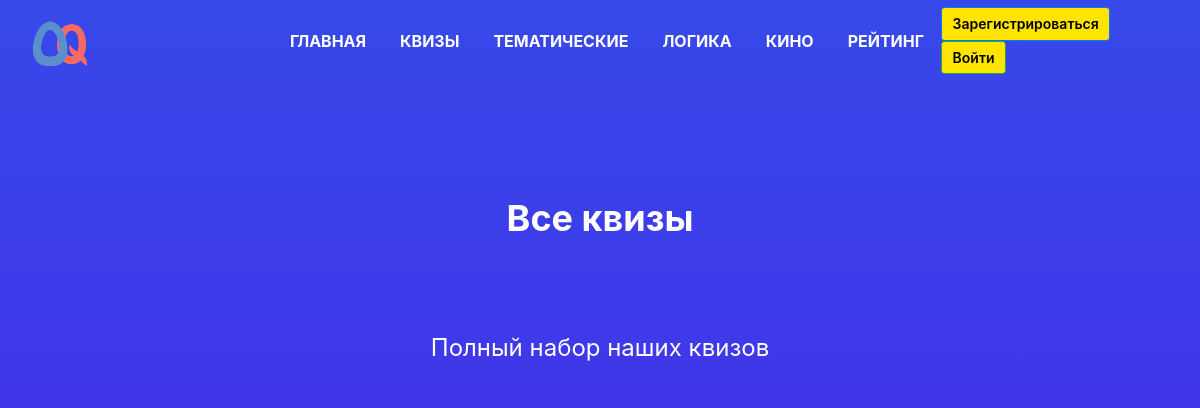
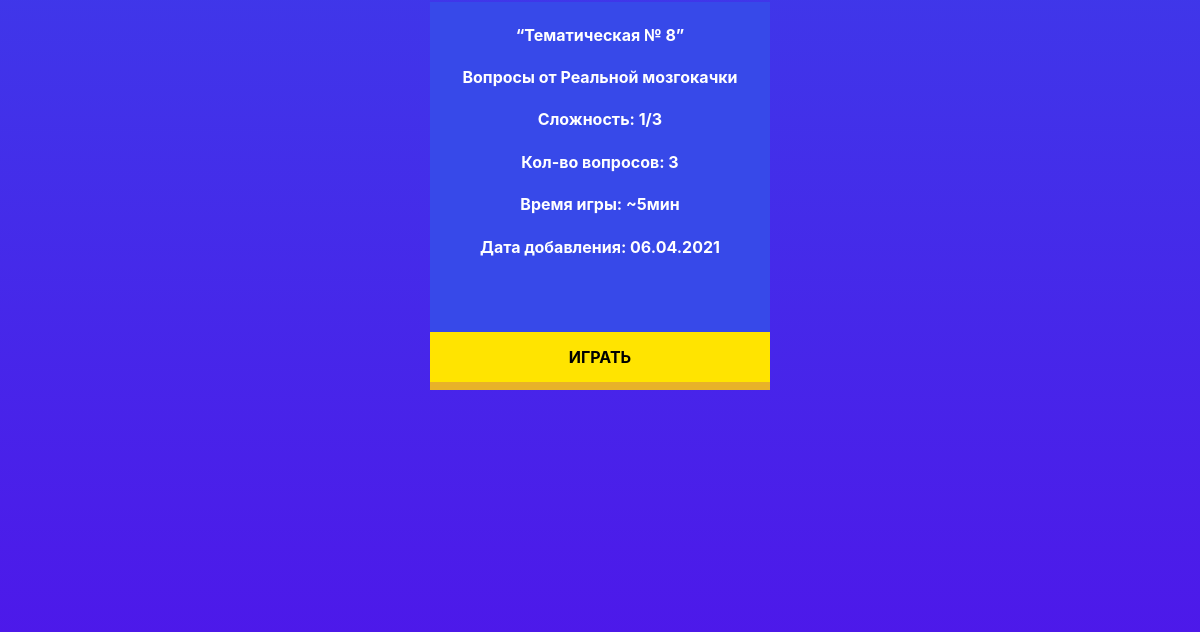
/quizzes (upper part), run on an earlier commit of the app's database (2 pictures, top to bottom).
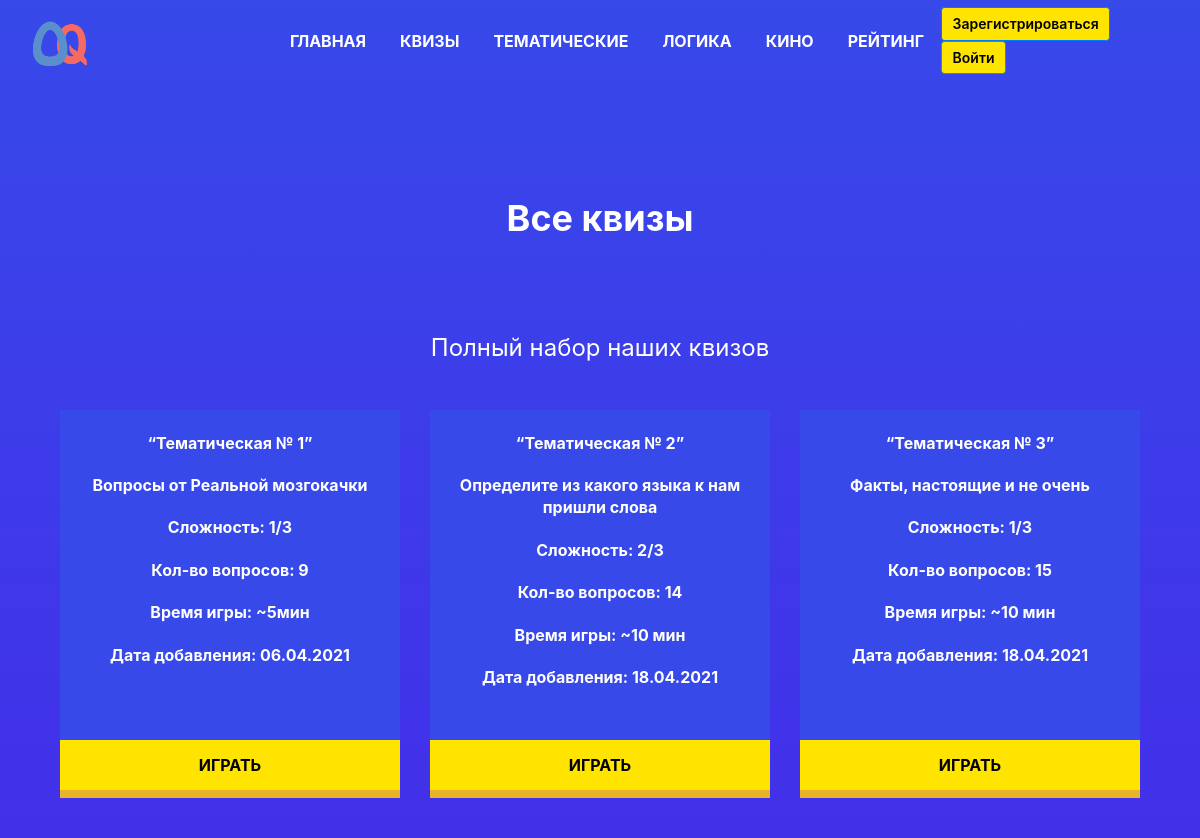
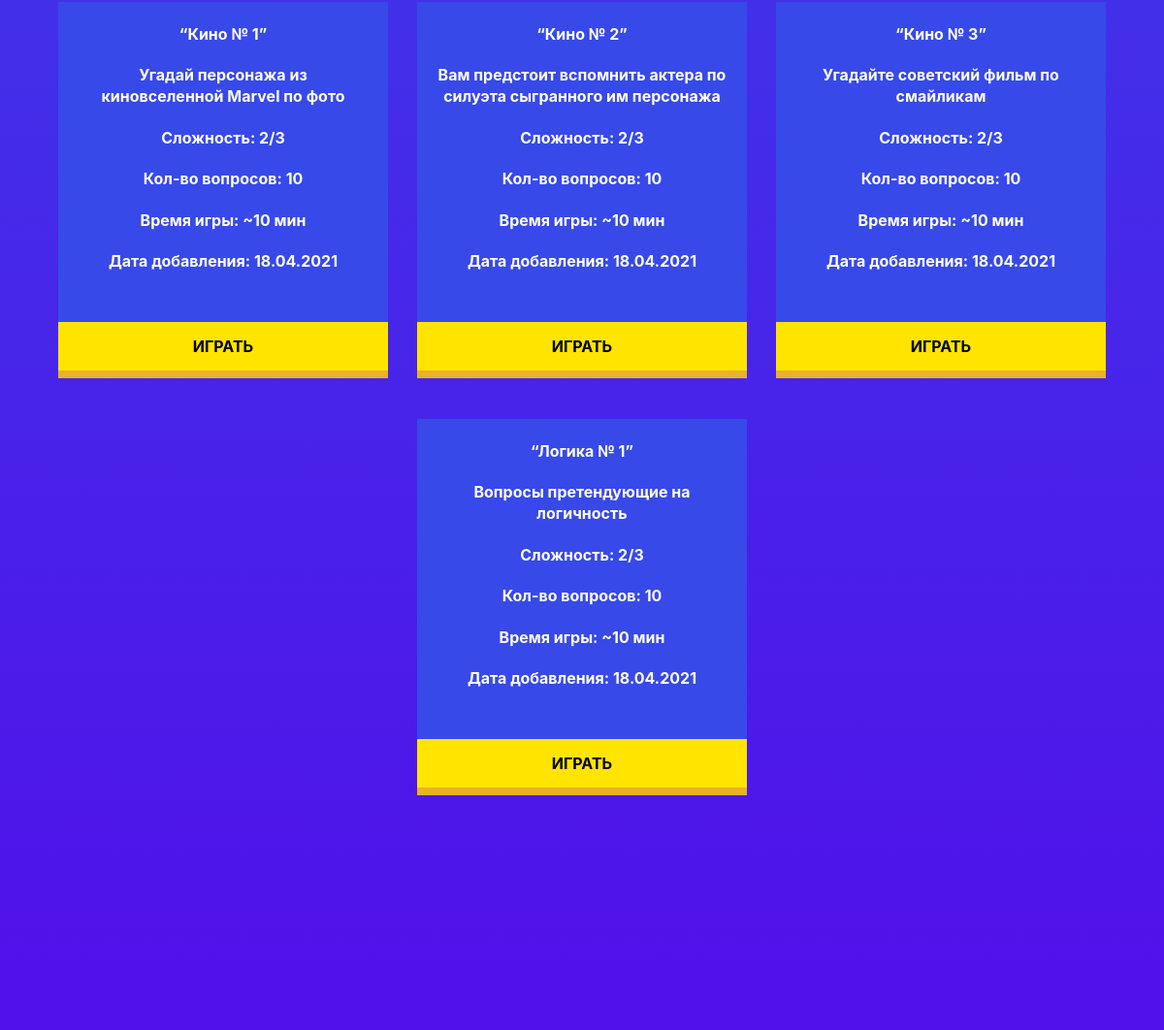
And on a later commit of the database (2 pictures, top to bottom).
### data/quizes.py (models this page shows)
class Quiz(SqlAlchemyBase, SerializerMixin):
    __tablename__ = 'quizes'
    id = sqlalchemy.Column(sqlalchemy.Integer,
                           primary_key=True, autoincrement=True)
    title = sqlalchemy.Column(sqlalchemy.String, nullable=True)
    questions = sqlalchemy.Column(sqlalchemy.String, nullable=True)
    description = sqlalchemy.Column(sqlalchemy.String, nullable=True)
    difficulty = sqlalchemy.Column(sqlalchemy.String, nullable=True)
    game_time = sqlalchemy.Column(sqlalchemy.String, nullable=True)
    created_date = sqlalchemy.Column(sqlalchemy.DateTime,
                                     default=datetime.datetime.now)

### views.py (the view)
@app.route('/quizzes')
def quizzes():
    quizzes_info = []
    db_sess = db_session.create_session()
    quizzes = db_sess.query(Quiz).all()
    for quiz in quizzes:
        quizzes_info.append((quiz.id, quiz.title, quiz.description, quiz.difficulty,
                             len(quiz.questions.split("~")), quiz.game_time,
                             quiz.created_date.strftime("%d.%m.%Y")))
    return render_template('quizzes.html', quizzes=quizzes_info, title="Все квизы",
                           description="Полный набор наших квизов")

### data/db_session.py (called while the page is built)
def create_session() -> Session:
    global __factory
    return __factory()

### templates/quizzes.html (shortened to what this page needs)
{% extends "base.html" %}
{% block content %}
	<div class="second_block__content quizzes__block">
		<div class="container">
			<div class="second_block__title quizzes__block__title">{{ title }}</div>
			<div class="quizzes__block__description">{{ description }}</div>
			<div class="second_block__quizes">
				<div class="row justify-content-center">
					{% for quiz in quizzes %}
					  	<div class="second_block__quiz__wrap quizzes__block__wrap">
					  	 	<div class="col-sm">
						    	<div class="second_block__quiz__content">
						    		<div class="alert">
		  								<ul class="second_block__quiz__info">
		  									<li class="second_block__quiz__info__item">
												{{ quiz[1] }}
		  									</li>
		  									<li class="second_block__quiz__info__item">
												{{ quiz[2] }}
		  									</li>
		  									<li class="second_block__quiz__info__item">
												Сложность: {{ quiz[3] }}
		  									</li>
		  									<li class="second_block__quiz__info__item">
												Кол-во вопросов: {{ quiz[4] }}
		  									</li>
		  									<li class="second_block__quiz__info__item">
												Время игры: {{ quiz[5] }}
		  									</li>
		  									<li class="second_block__quiz__info__item">
												Дата добавления: {{ quiz[6] }}
		  									</li>
		  								</ul>
									</div>
						    	</div>
					    	</div>
					    	<div class="second_block__quiz__btn">
		  						<a class="yellow__btn" href="/quiz/{{quiz[0]}}" role="button">Играть</a>
		  					</div>
					  	</div>
					{% endfor %}
				</div>
			</div>
		</div>
	</div>
{% endblock %}

### templates/base.html (shortened to what this page needs)
<!doctype html>
<html lang="en">
<head>
    <link rel="stylesheet"
          href="https://stackpath.bootstrapcdn.com/bootstrap/4.4.1/css/bootstrap.min.css"
>
    <link rel="stylesheet" type="text/css" href="/static/css/style.css"/>
</head>
<body>
  <div class="wrapper">
    <div class="header">
      <header>
        <nav class="navbar navbar-expand-lg navbar-light">
          <div class="container-fluid">
              <a class="navbar-brand" href="/">
                <img class="navbar__logo" src="../static/img/logo.png" width="64px" height="64px;">
              </a>
              {% if current_user.is_authenticated %}
                  <div class="collapse navbar-collapse" id="navbarNav">
              {% else %}
                  <div class="collapse navbar-collapse navbar__margin" id="navbarNav">
              {% endif %}
                <ul class="navbar-nav">
                  <li class="nav-item">
                    <a class="nav-link active" aria-current="page" href="/">ГЛАВНАЯ</a>
                  </li>
                  <li class="nav-item">
                    <a class="nav-link" href="/quizzes">КВИЗЫ</a>
                  </li>
                  <li class="nav-item">
                    <a class="nav-link" href="/thematic">ТЕМАТИЧЕСКИЕ</a>
                  </li>
                  <li class="nav-item">
                    <a class="nav-link" href="/logic">ЛОГИКА</a>
                  </li>
                  <li class="nav-item">
                    <a class="nav-link" href="/movie">КИНО</a>
                  </li>
                  <li class="nav-item">
                    <a class="nav-link" href="/rating">РЕЙТИНГ</a>
                  </li>
                </ul>
              </div>
              {% if current_user.is_authenticated %}
                  <div class="user_name__wrapper">
                    <a class="nav-link user_name" href="/profile/{{current_user.name}}">{{ current_user.name }}</a>
                  </div>
              {% else %}
                  <div class="form__btns">
                      <a class="btn btn-primary form__btn" href="/register">Зарегистрироваться</a>
                      <a class="btn btn-success form__btn" href="/login">Войти</a>
                  </div>
              {% endif %}
          </div>
        </nav>
      </header>
    </div>
    <div class="content">
      <main role="main">
        {% block content %}{% endblock %}
      </main>
    </div>
  </div>
</body>
</html>

### static/css/style.css (style rules this page uses)
* { padding: 0; margin: 0; border: 0; }
*,*:before,*:after { -moz-box-sizing: border-box; -webkit-box-sizing: border-box; box-sizing: border-box; }
nav,footer,header,aside { display: block; }
html,body { height: 100%; width: 100%; font-size: 100%; line-height: 1; font-size: 14px; -ms-text-size-adjust: 100%; -moz-text-size-adjust: 100%; -webkit-text-size-adjust: 100%; }
a, a:visited { text-decoration: none; }
ul li { list-style: none; }
img { vertical-align: top; }
body { position: relative; height: 100%; width: 100%; }
.wrapper { background: -webkit-gradient(linear,left top,left bottom,from(#3749e9),to(#5800ea)); display: flex; flex-direction: column; }
.container { max-width: 1170px; }
.content { margin-bottom: 100px; }
.navbar { width: 100%; position: fixed; z-index: 999; background: transparent; transition: background 500ms linear; }
.navbar-collapse { justify-content: center; }
.navbar-brand { width: 64px; height: 64px; }
.nav-item { padding: 0px 10px; font-size: 16px; font-weight: bold; }
.nav-item a { color: white !important; }
.yellow__btn { font-style: normal; font-weight: 900; font-size: 16px; line-height: 20px; display: inline-block; align-items: center; text-transform: uppercase; color: #000000; background: #FFE400; box-shadow: 0px 8px 0px #e8b229; text-decoration: none; transition: all 0.5s ease; outline: none; border: none; position: relative; cursor: pointer; width: 150px; height: 50px; font-weight: bold; }
.second_block__content { text-align: center; margin-top: 100px; }
.second_block__title { color: #ffffff; font-size: 24px; font-weight: bold; margin-bottom: 50px; margin-top: 70px; }
.second_block__quiz__info__item { padding: 10px 0px; font-size: 16px; color: #fff; font-weight: bold; line-height: 12px; }
.second_block__quiz__info li { line-height: 1.4em; }
.second_block__quiz__btn a { width: 340px; height: 50px; padding: 15px 0px 15px 0px; }
.second_block__quiz__wrap { width: 370px; }
.second_block__quiz__content { background-color: #3749e9; height: 330px; }
.form__btn { background: #FFE400; color: black; font-weight: 600; margin-right: 5px; transition: all 500ms ease; }
.navbar__margin { margin-left: 166px; }
.quizzes__block { margin-bottom: 50%; }
.quizzes__block__wrap { margin-bottom: 50px; }
.quizzes__block__title { font-size: 36px; margin-top: 200px; margin-bottom: 100px; }
.quizzes__block__description { color: #ffffff; font-size: 24px; margin-bottom: 50px; }

What changed in the data, as far as the page shows it:
changed Quiz "Вопросы от Реальной мозгокачки": title "“Тематическая № 8”" → "“Тематическая № 1”"; difficulty "3" → "9"
added Quiz: title "“Тематическая № 2”", description "Определите из какого языка к нам пришли слова", difficulty "2/3", quiz "14", game_time "~10 мин", created_date "18.04.2021"
added Quiz: title "“Тематическая № 3”", description "Факты, настоящие и не очень", difficulty "1/3", quiz "15", game_time "~10 мин", created_date "18.04.2021"
added Quiz: title "“Кино № 1”", description "Угадай персонажа из киновселенной Marvel по фото", difficulty "2/3", quiz "10", game_time "~10 мин", created_date "18.04.2021"
added Quiz: title "“Кино № 2”", description "Вам предстоит вспомнить актера по силуэта сыгранного им персонажа", difficulty "2/3", quiz "10", game_time "~10 мин", created_date "18.04.2021"
added Quiz: title "“Кино № 3”", description "Угадайте советский фильм по смайликам", difficulty "2/3", quiz "10", game_time "~10 мин", created_date "18.04.2021"
added Quiz: title "“Логика № 1”", description "Вопросы претендующие на логичность", difficulty "2/3", quiz "10", game_time "~10 мин", created_date "18.04.2021"
